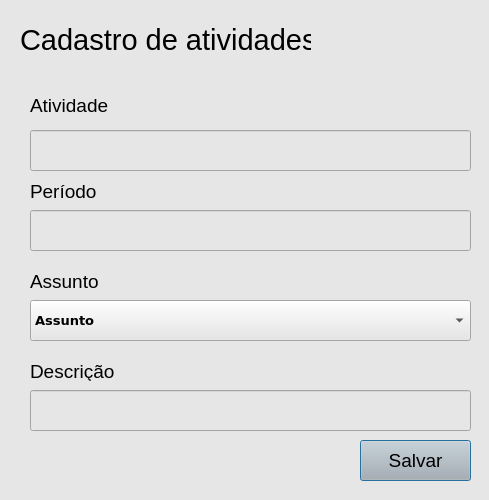
<?xml version="1.0" encoding="UTF-8"?>
<ui version="4.0">
 <class>Dialog</class>
 <widget class="QDialog" name="Dialog">
  <property name="geometry">
   <rect>
    <x>0</x>
    <y>0</y>
    <width>489</width>
    <height>500</height>
   </rect>
  </property>
  <property name="minimumSize">
   <size>
    <width>489</width>
    <height>500</height>
   </size>
  </property>
  <property name="maximumSize">
   <size>
    <width>489</width>
    <height>500</height>
   </size>
  </property>
  <property name="windowTitle">
   <string>Agenda de Atividade</string>
  </property>
  <property name="styleSheet">
   <string notr="true">background-color: rgb(230, 230, 230);</string>
  </property>
  <widget class="QLineEdit" name="nomeAtividade">
   <property name="geometry">
    <rect>
     <x>30</x>
     <y>130</y>
     <width>441</width>
     <height>41</height>
    </rect>
   </property>
  </widget>
  <widget class="QLineEdit" name="periodo">
   <property name="geometry">
    <rect>
     <x>30</x>
     <y>210</y>
     <width>441</width>
     <height>41</height>
    </rect>
   </property>
  </widget>
  <widget class="QPushButton" name="Bt_Cadastro">
   <property name="geometry">
    <rect>
     <x>360</x>
     <y>440</y>
     <width>111</width>
     <height>41</height>
    </rect>
   </property>
   <property name="font">
    <font>
     <pointsize>14</pointsize>
    </font>
   </property>
   <property name="styleSheet">
    <string notr="true">background-color: rgb(180, 180, 180);</string>
   </property>
   <property name="text">
    <string>Salvar</string>
   </property>
  </widget>
  <widget class="QComboBox" name="Box_Assunto">
   <property name="geometry">
    <rect>
     <x>30</x>
     <y>300</y>
     <width>441</width>
     <height>41</height>
    </rect>
   </property>
   <property name="font">
    <font>
     <family>Verdana</family>
     <pointsize>10</pointsize>
     <weight>75</weight>
     <bold>true</bold>
    </font>
   </property>
   <item>
    <property name="text">
     <string>Assunto</string>
    </property>
   </item>
  </widget>
  <widget class="QLabel" name="label_4">
   <property name="geometry">
    <rect>
     <x>20</x>
     <y>20</y>
     <width>291</width>
     <height>41</height>
    </rect>
   </property>
   <property name="text">
    <string>&lt;html&gt;&lt;head/&gt;&lt;body&gt;&lt;p&gt;&lt;span style=&quot; font-size:22pt;&quot;&gt;Cadastro de atividades&lt;/span&gt;&lt;/p&gt;&lt;/body&gt;&lt;/html&gt;</string>
   </property>
  </widget>
  <widget class="QLabel" name="label">
   <property name="geometry">
    <rect>
     <x>30</x>
     <y>90</y>
     <width>81</width>
     <height>31</height>
    </rect>
   </property>
   <property name="text">
    <string>&lt;html&gt;&lt;head/&gt;&lt;body&gt;&lt;p&gt;&lt;span style=&quot; font-size:14pt;&quot;&gt;Atividade&lt;/span&gt;&lt;/p&gt;&lt;/body&gt;&lt;/html&gt;</string>
   </property>
  </widget>
  <widget class="QLabel" name="label_2">
   <property name="geometry">
    <rect>
     <x>30</x>
     <y>180</y>
     <width>71</width>
     <height>21</height>
    </rect>
   </property>
   <property name="text">
    <string>&lt;html&gt;&lt;head/&gt;&lt;body&gt;&lt;p&gt;&lt;span style=&quot; font-size:14pt;&quot;&gt;Período&lt;/span&gt;&lt;/p&gt;&lt;/body&gt;&lt;/html&gt;</string>
   </property>
  </widget>
  <widget class="QLabel" name="label_3">
   <property name="geometry">
    <rect>
     <x>30</x>
     <y>270</y>
     <width>81</width>
     <height>21</height>
    </rect>
   </property>
   <property name="text">
    <string>&lt;html&gt;&lt;head/&gt;&lt;body&gt;&lt;p&gt;&lt;span style=&quot; font-size:14pt;&quot;&gt;Assunto&lt;/span&gt;&lt;/p&gt;&lt;/body&gt;&lt;/html&gt;</string>
   </property>
  </widget>
  <widget class="QLineEdit" name="descricao">
   <property name="geometry">
    <rect>
     <x>30</x>
     <y>390</y>
     <width>441</width>
     <height>41</height>
    </rect>
   </property>
  </widget>
  <widget class="QLabel" name="label_5">
   <property name="geometry">
    <rect>
     <x>30</x>
     <y>360</y>
     <width>91</width>
     <height>21</height>
    </rect>
   </property>
   <property name="text">
    <string>&lt;html&gt;&lt;head/&gt;&lt;body&gt;&lt;p&gt;&lt;span style=&quot; font-size:14pt;&quot;&gt;Descrição&lt;/span&gt;&lt;/p&gt;&lt;/body&gt;&lt;/html&gt;</string>
   </property>
  </widget>
 </widget>
 <resources/>
 <connections/>
</ui>
